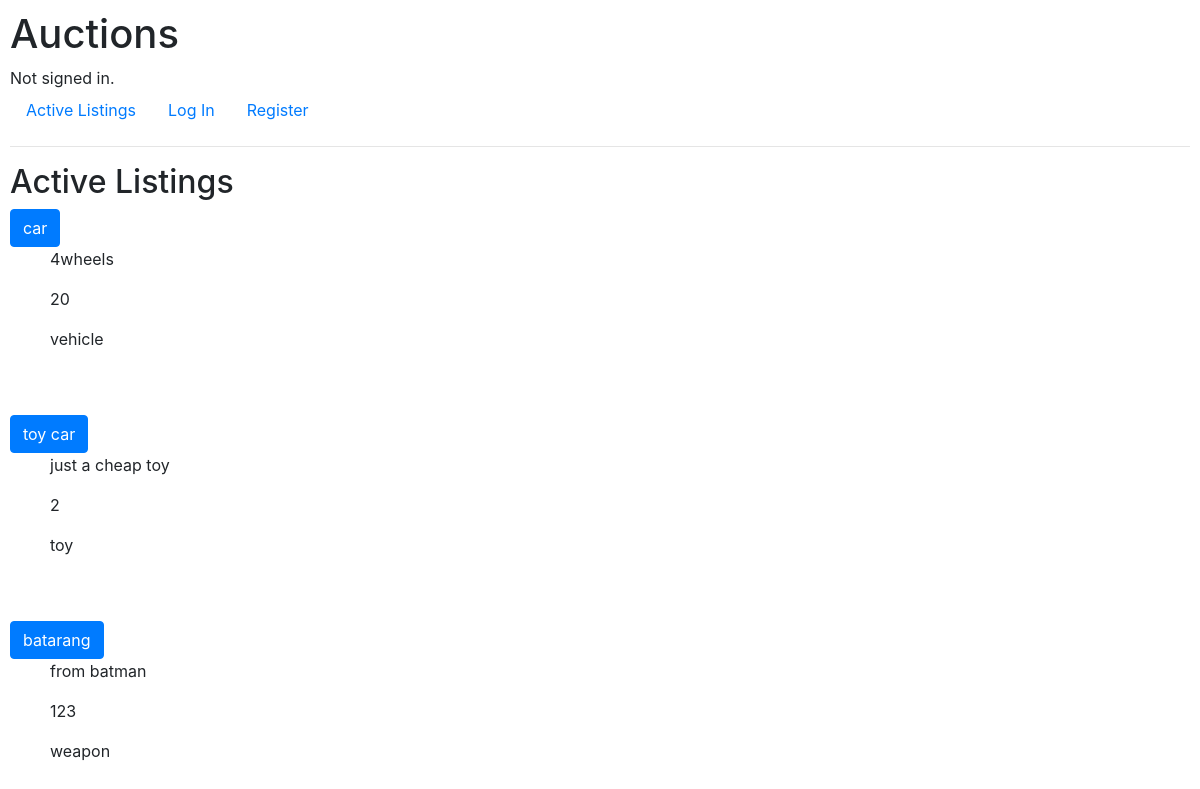
The page / on the database its author committed.
### auctions/models.py (models this page shows, shortened)
class Listing(models.Model):
    listing_name = models.CharField(max_length=200)
    listing_description = models.CharField(max_length=1000)
    listing_price = models.IntegerField()
    listing_category = models.CharField(max_length=200)

### auctions/views.py (the view)
# urls.py: path("", views.index, name="index"),
def index(request):
    all_listings = Listing.objects.all()
    return render(request, "auctions/index.html", {"all_listings":all_listings})

### auctions/templates/auctions/index.html (shortened to what this page needs)
{% extends "auctions/layout.html" %}
{% block body %}
    <h2>Active Listings</h2>
                {% for listings in all_listings %}
                    <a href="{% url 'create' %}" class="btn btn-primary">{{listings.listing_name}}</a>
                    <ul>{{listings.listing_description}}</ul>
                    <ul>{{listings.listing_price}}</ul>
                    <ul>{{listings.listing_category}}</ul>
                    <br></br>
                {% endfor %}
{% endblock %}

### auctions/static/auctions/styles.css (style rules this page uses)
body { padding: 10px; }

### rows shown on the page
Listing: listing_name "car", listing_description "4wheels", listing_price "20", listing_category "vehicle"
Listing: listing_name "toy car", listing_description "just a cheap toy", listing_price "2", listing_category "toy"
Listing: listing_name "batarang", listing_description "from batman", listing_price "123", listing_category "weapon"
